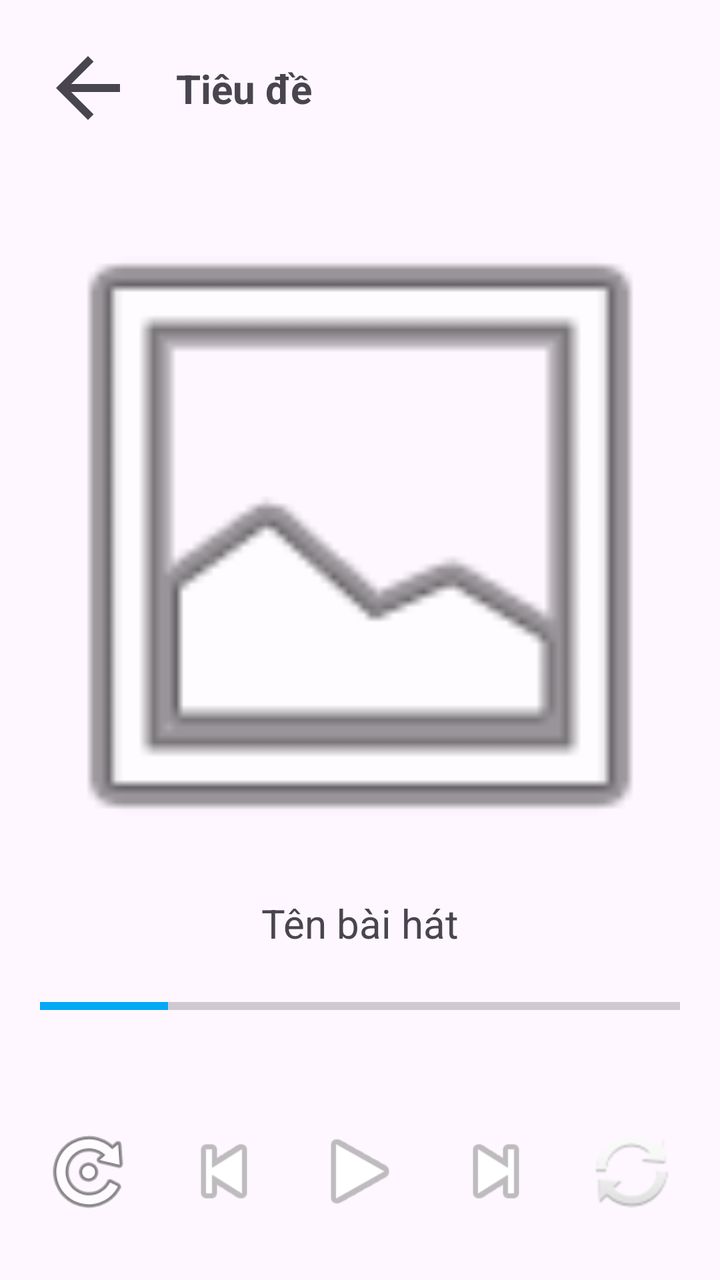
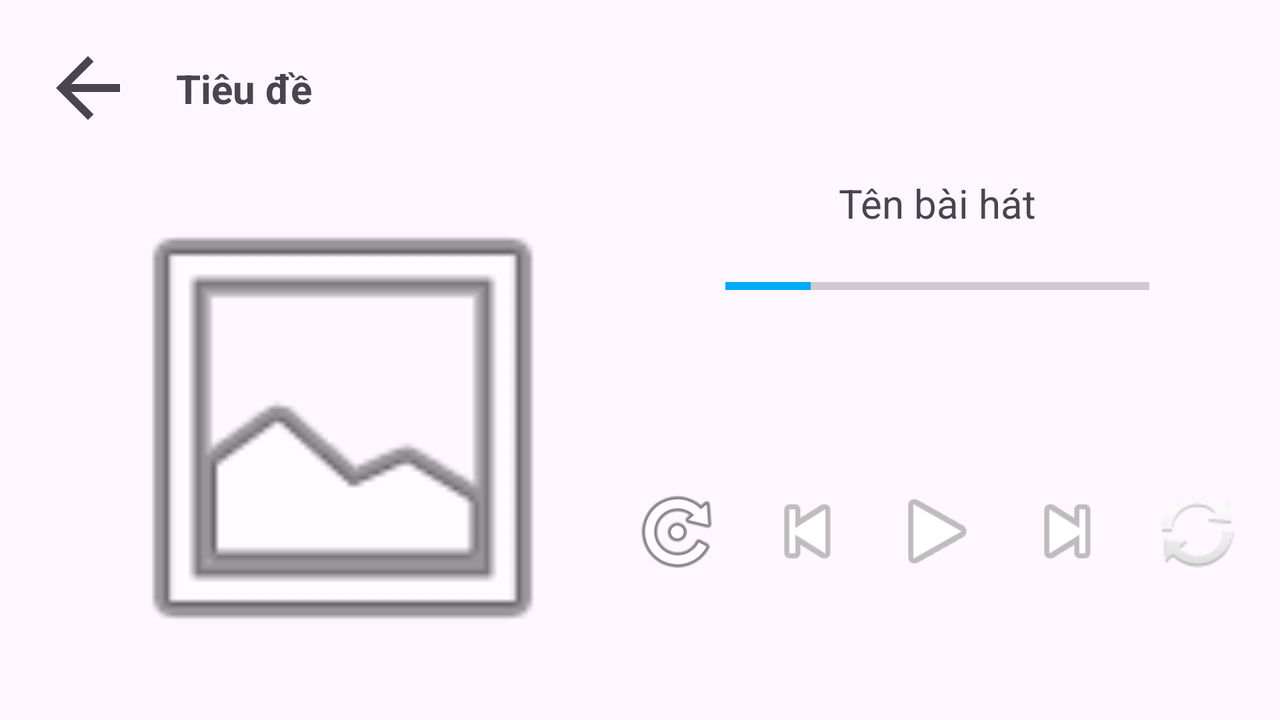

First picture: res/layout/ on a phone held upright. Second picture: the repository's own variant of that layout, on a device whose configuration matches the variant's folder. Source for both follows.
<!-- AndroidManifest.xml: application theme Theme.TraigaBT3 -->
<!-- res/layout/activity_page2.xml -->
<?xml version="1.0" encoding="utf-8"?>
<androidx.constraintlayout.widget.ConstraintLayout xmlns:android="http://schemas.android.com/apk/res/android"
    xmlns:app="http://schemas.android.com/apk/res-auto"
    xmlns:tools="http://schemas.android.com/tools"
    android:id="@+id/main"
    android:layout_width="match_parent"
    android:layout_height="match_parent"
    tools:context=".page2">

    <TextView
        android:id="@+id/textView3"
        android:layout_width="wrap_content"
        android:layout_height="wrap_content"
        android:layout_marginStart="20dp"
        android:text="Tiêu đề"
        android:textSize="20sp"
        android:textStyle="bold"
        app:layout_constraintBottom_toBottomOf="@+id/imageView2"
        app:layout_constraintStart_toEndOf="@+id/imageView2"
        app:layout_constraintTop_toTopOf="@+id/imageView2" />

    <ImageView
        android:id="@+id/imageView2"
        android:layout_width="48dp"
        android:layout_height="48dp"
        android:layout_marginStart="20dp"
        android:layout_marginTop="20dp"
        android:clickable="true"
        android:contentDescription="trở về"
        app:layout_constraintStart_toStartOf="parent"
        app:layout_constraintTop_toTopOf="parent"
        app:srcCompat="?attr/homeAsUpIndicator" />

    <ImageView
        android:id="@+id/imageView3"
        android:layout_width="0dp"
        android:layout_height="0dp"
        android:layout_marginTop="20dp"
        app:layout_constraintDimensionRatio="1:1"
        app:layout_constraintEnd_toEndOf="parent"
        app:layout_constraintStart_toStartOf="parent"
        app:layout_constraintTop_toBottomOf="@+id/imageView2"
        app:srcCompat="@android:drawable/ic_menu_gallery" />

    <TextView
        android:id="@+id/textView4"
        android:layout_width="wrap_content"
        android:layout_height="wrap_content"
        android:text="Tên bài hát"
        android:textSize="20sp"
        app:layout_constraintEnd_toEndOf="parent"
        app:layout_constraintStart_toStartOf="parent"
        app:layout_constraintTop_toBottomOf="@+id/imageView3" />

    <ProgressBar
        android:id="@+id/progressBar"
        style="?android:attr/progressBarStyleHorizontal"
        android:layout_width="0dp"
        android:layout_height="wrap_content"
        android:padding="20dp"
        android:progress="20"
        android:progressTint="#03A9F4"
        app:layout_constraintEnd_toEndOf="parent"
        app:layout_constraintStart_toStartOf="parent"
        app:layout_constraintTop_toBottomOf="@+id/textView4" />

    <ImageView
        android:id="@+id/imageView5"
        android:layout_width="48dp"
        android:layout_height="48dp"
        android:clickable="true"
        android:contentDescription="phát"
        android:contextClickable="false"
        app:layout_constraintBottom_toBottomOf="parent"
        app:layout_constraintEnd_toStartOf="@id/imageView7"
        app:layout_constraintStart_toEndOf="@id/imageView6"
        app:layout_constraintTop_toBottomOf="@+id/progressBar"
        app:srcCompat="@android:drawable/ic_media_play" />

    <ImageView
        android:id="@+id/imageView6"
        android:layout_width="48dp"
        android:layout_height="48dp"
        android:clickable="true"
        android:contentDescription="lui lại"
        app:layout_constraintBottom_toBottomOf="parent"
        app:layout_constraintEnd_toStartOf="@+id/imageView5"
        app:layout_constraintStart_toEndOf="@+id/imageView8"
        app:layout_constraintTop_toBottomOf="@+id/progressBar"
        app:srcCompat="@android:drawable/ic_media_previous" />

    <ImageView
        android:id="@+id/imageView7"
        android:layout_width="48dp"
        android:layout_height="48dp"
        android:clickable="true"
        android:contentDescription="tiến lên"
        app:layout_constraintBottom_toBottomOf="parent"
        app:layout_constraintEnd_toStartOf="@id/imageView9"
        app:layout_constraintStart_toEndOf="@+id/imageView5"
        app:layout_constraintTop_toBottomOf="@+id/progressBar"
        app:srcCompat="@android:drawable/ic_media_next" />

    <ImageView
        android:id="@+id/imageView8"
        android:layout_width="48dp"
        android:layout_height="48dp"
        android:clickable="true"
        android:contentDescription="xáo trộn"
        android:contextClickable="false"
        app:layout_constraintBottom_toBottomOf="parent"
        app:layout_constraintEnd_toStartOf="@id/imageView6"
        app:layout_constraintStart_toStartOf="parent"
        app:layout_constraintTop_toBottomOf="@+id/progressBar"
        app:srcCompat="@android:drawable/ic_menu_rotate" />

    <ImageView
        android:id="@+id/imageView9"
        android:layout_width="48dp"
        android:layout_height="48dp"
        android:clickable="true"
        android:contentDescription="lặp lại"
        app:layout_constraintBottom_toBottomOf="parent"
        app:layout_constraintEnd_toEndOf="parent"
        app:layout_constraintStart_toEndOf="@+id/imageView7"
        app:layout_constraintTop_toBottomOf="@+id/progressBar"
        app:srcCompat="@android:drawable/ic_popup_sync" />

</androidx.constraintlayout.widget.ConstraintLayout>
<!-- resources referenced by this layout -->
<resources>
  <style name="Theme.TraigaBT3" parent="Base.Theme.TraigaBT3" />
  <style name="Base.Theme.TraigaBT3" parent="Theme.Material3.DayNight.NoActionBar">
          
          
      </style>
</resources>
<!-- res/layout-land/activity_page2.xml (the repository's variant of the layout above) -->
<!-- drawn on the phone turned sideways -->
<?xml version="1.0" encoding="utf-8"?>
<androidx.constraintlayout.widget.ConstraintLayout xmlns:android="http://schemas.android.com/apk/res/android"
    xmlns:app="http://schemas.android.com/apk/res-auto"
    xmlns:tools="http://schemas.android.com/tools"
    android:id="@+id/main"
    android:layout_width="match_parent"
    android:layout_height="match_parent"
    tools:context=".page2">

    <TextView
        android:id="@+id/textView3"
        android:layout_width="wrap_content"
        android:layout_height="wrap_content"
        android:layout_marginStart="20dp"
        android:text="Tiêu đề"
        android:textSize="20sp"
        android:textStyle="bold"
        app:layout_constraintBottom_toBottomOf="@+id/imageView2"
        app:layout_constraintStart_toEndOf="@+id/imageView2"
        app:layout_constraintTop_toTopOf="@+id/imageView2" />

    <ImageView
        android:id="@+id/imageView2"
        android:layout_width="48dp"
        android:layout_height="48dp"
        android:layout_marginStart="20dp"
        android:layout_marginTop="20dp"
        android:clickable="true"
        android:contentDescription="trở về"
        app:layout_constraintStart_toStartOf="parent"
        app:layout_constraintTop_toTopOf="parent"
        app:srcCompat="?attr/homeAsUpIndicator" />

    <ImageView
        android:id="@+id/imageView3"
        android:layout_width="0dp"
        android:layout_height="0dp"
        android:layout_marginTop="20dp"
        android:layout_marginBottom="20dp"
        app:layout_constraintBottom_toBottomOf="parent"
        app:layout_constraintDimensionRatio="1:1"
        app:layout_constraintEnd_toStartOf="@id/progressBar"
        app:layout_constraintStart_toStartOf="parent"
        app:layout_constraintTop_toBottomOf="@+id/imageView2"
        app:srcCompat="@android:drawable/ic_menu_gallery" />

    <TextView
        android:id="@+id/textView4"
        android:layout_width="wrap_content"
        android:layout_height="wrap_content"
        android:text="Tên bài hát"
        android:textSize="20sp"
        app:layout_constraintEnd_toEndOf="parent"
        app:layout_constraintStart_toEndOf="@+id/imageView3"
        app:layout_constraintTop_toTopOf="@+id/imageView3" />

    <ProgressBar
        android:id="@+id/progressBar"
        style="?android:attr/progressBarStyleHorizontal"
        android:layout_width="0dp"
        android:layout_height="wrap_content"
        android:padding="20dp"
        android:progress="20"
        android:progressTint="#03A9F4"
        app:layout_constraintEnd_toEndOf="parent"
        app:layout_constraintStart_toEndOf="@+id/imageView3"
        app:layout_constraintTop_toBottomOf="@+id/textView4" />

    <ImageView
        android:id="@+id/imageView5"
        android:layout_width="48dp"
        android:layout_height="48dp"
        android:clickable="true"
        android:contentDescription="phát"
        android:contextClickable="false"
        app:layout_constraintBottom_toBottomOf="parent"
        app:layout_constraintEnd_toStartOf="@id/imageView7"
        app:layout_constraintStart_toEndOf="@id/imageView6"
        app:layout_constraintTop_toBottomOf="@+id/progressBar"
        app:srcCompat="@android:drawable/ic_media_play" />

    <ImageView
        android:id="@+id/imageView6"
        android:layout_width="48dp"
        android:layout_height="48dp"
        android:clickable="true"
        android:contentDescription="lui lại"
        app:layout_constraintBottom_toBottomOf="parent"
        app:layout_constraintEnd_toStartOf="@+id/imageView5"
        app:layout_constraintStart_toEndOf="@+id/imageView8"
        app:layout_constraintTop_toBottomOf="@+id/progressBar"
        app:srcCompat="@android:drawable/ic_media_previous" />

    <ImageView
        android:id="@+id/imageView7"
        android:layout_width="48dp"
        android:layout_height="48dp"
        android:clickable="true"
        android:contentDescription="tiến lên"
        app:layout_constraintBottom_toBottomOf="parent"
        app:layout_constraintEnd_toStartOf="@id/imageView9"
        app:layout_constraintStart_toEndOf="@+id/imageView5"
        app:layout_constraintTop_toBottomOf="@+id/progressBar"
        app:srcCompat="@android:drawable/ic_media_next" />

    <ImageView
        android:id="@+id/imageView8"
        android:layout_width="48dp"
        android:layout_height="48dp"
        android:clickable="true"
        android:contentDescription="xáo trộn"
        android:contextClickable="false"
        app:layout_constraintBottom_toBottomOf="parent"
        app:layout_constraintEnd_toStartOf="@id/imageView6"
        app:layout_constraintStart_toEndOf="@+id/imageView3"
        app:layout_constraintTop_toBottomOf="@+id/progressBar"
        app:srcCompat="@android:drawable/ic_menu_rotate" />

    <ImageView
        android:id="@+id/imageView9"
        android:layout_width="48dp"
        android:layout_height="48dp"
        android:clickable="true"
        android:contentDescription="lặp lại"
        app:layout_constraintBottom_toBottomOf="parent"
        app:layout_constraintEnd_toEndOf="parent"
        app:layout_constraintStart_toEndOf="@+id/imageView7"
        app:layout_constraintTop_toBottomOf="@+id/progressBar"
        app:srcCompat="@android:drawable/ic_popup_sync" />

</androidx.constraintlayout.widget.ConstraintLayout>
